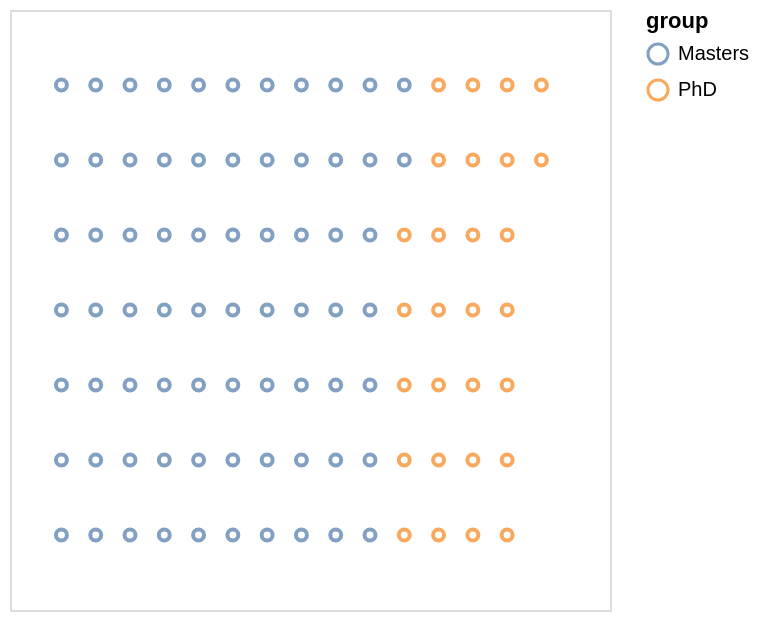

This figure's Vega-Lite source:
### Vega-Lite specification from a JSON file in a GitHub repository (floating-point values rounded to 4 significant figures)
{"$schema": "https://vega.github.io/schema/vega-lite/v5.json", "data": {"values": [{"y": 7, "x": 1, "group": "Masters", "width": 16, "offset": 0, "id": 1, "time": 2}, {"y": 6, "x": 1, "group": "Masters", "width": 16, "offset": 0, "id": 2, "time": 2}, {"y": 5, "x": 1, "group": "Masters", "width": 16, "offset": 0, "id": 3, "time": 2}, {"y": 4, "x": 1, "group": "Masters", "width": 16, "offset": 0, "id": 4, "time": 2}, {"y": 3, "x": 1, "group": "Masters", "width": 16, "offset": 0, "id": 5, "time": 2}, {"y": 2, "x": 1, "group": "Masters", "width": 16, "offset": 0, "id": 6, "time": 2}, {"y": 1, "x": 1, "group": "Masters", "width": 16, "offset": 0, "id": 7, "time": 2}, {"y": 7, "x": 2, "group": "Masters", "width": 16, "offset": 0, "id": 8, "time": 2}, {"y": 6, "x": 2, "group": "Masters", "width": 16, "offset": 0, "id": 9, "time": 2}, {"y": 5, "x": 2, "group": "Masters", "width": 16, "offset": 0, "id": 10, "time": 2}, {"y": 4, "x": 2, "group": "Masters", "width": 16, "offset": 0, "id": 11, "time": 2}, {"y": 3, "x": 2, "group": "Masters", "width": 16, "offset": 0, "id": 12, "time": 2}, {"y": 2, "x": 2, "group": "Masters", "width": 16, "offset": 0, "id": 13, "time": 2}, {"y": 1, "x": 2, "group": "Masters", "width": 16, "offset": 0, "id": 14, "time": 2}, {"y": 7, "x": 3, "group": "Masters", "width": 16, "offset": 0, "id": 15, "time": 2}, {"y": 6, "x": 3, "group": "Masters", "width": 16, "offset": 0, "id": 16, "time": 2}, {"y": 5, "x": 3, "group": "Masters", "width": 16, "offset": 0, "id": 17, "time": 2}, {"y": 4, "x": 3, "group": "Masters", "width": 16, "offset": 0, "id": 18, "time": 2}, {"y": 3, "x": 3, "group": "Masters", "width": 16, "offset": 0, "id": 19, "time": 2}, {"y": 2, "x": 3, "group": "Masters", "width": 16, "offset": 0, "id": 20, "time": 2}, {"y": 1, "x": 3, "group": "Masters", "width": 16, "offset": 0, "id": 21, "time": 2}, {"y": 7, "x": 4, "group": "Masters", "width": 16, "offset": 0, "id": 22, "time": 2}, {"y": 6, "x": 4, "group": "Masters", "width": 16, "offset": 0, "id": 23, "time": 2}, {"y": 5, "x": 4, "group": "Masters", "width": 16, "offset": 0, "id": 24, "time": 2}, {"y": 4, "x": 4, "group": "Masters", "width": 16, "offset": 0, "id": 25, "time": 2}, {"y": 3, "x": 4, "group": "Masters", "width": 16, "offset": 0, "id": 26, "time": 2}, {"y": 2, "x": 4, "group": "Masters", "width": 16, "offset": 0, "id": 27, "time": 2}, {"y": 1, "x": 4, "group": "Masters", "width": 16, "offset": 0, "id": 28, "time": 2}, {"y": 7, "x": 5, "group": "Masters", "width": 16, "offset": 0, "id": 29, "time": 2}, {"y": 6, "x": 5, "group": "Masters", "width": 16, "offset": 0, "id": 30, "time": 2}, {"y": 5, "x": 5, "group": "Masters", "width": 16, "offset": 0, "id": 31, "time": 2}, {"y": 4, "x": 5, "group": "Masters", "width": 16, "offset": 0, "id": 32, "time": 2}, {"y": 3, "x": 5, "group": "Masters", "width": 16, "offset": 0, "id": 33, "time": 2}, {"y": 2, "x": 5, "group": "Masters", "width": 16, "offset": 0, "id": 34, "time": 2}, {"y": 1, "x": 5, "group": "Masters", "width": 16, "offset": 0, "id": 35, "time": 2}, {"y": 7, "x": 6, "group": "Masters", "width": 16, "offset": 0, "id": 36, "time": 2}, {"y": 6, "x": 6, "group": "Masters", "width": 16, "offset": 0, "id": 37, "time": 2}, {"y": 5, "x": 6, "group": "Masters", "width": 16, "offset": 0, "id": 38, "time": 2}, {"y": 4, "x": 6, "group": "Masters", "width": 16, "offset": 0, "id": 39, "time": 2}, {"y": 3, "x": 6, "group": "Masters", "width": 16, "offset": 0, "id": 40, "time": 2}, {"y": 2, "x": 6, "group": "Masters", "width": 16, "offset": 0, "id": 41, "time": 2}, {"y": 1, "x": 6, "group": "Masters", "width": 16, "offset": 0, "id": 42, "time": 2}, {"y": 7, "x": 7, "group": "Masters", "width": 16, "offset": 0, "id": 43, "time": 2}, {"y": 6, "x": 7, "group": "Masters", "width": 16, "offset": 0, "id": 44, "time": 2}, {"y": 5, "x": 7, "group": "Masters", "width": 16, "offset": 0, "id": 45, "time": 2}, {"y": 4, "x": 7, "group": "Masters", "width": 16, "offset": 0, "id": 46, "time": 2}, {"y": 3, "x": 7, "group": "Masters", "width": 16, "offset": 0, "id": 47, "time": 2}, {"y": 2, "x": 7, "group": "Masters", "width": 16, "offset": 0, "id": 48, "time": 2}, {"y": 1, "x": 7, "group": "Masters", "width": 16, "offset": 0, "id": 49, "time": 2}, {"y": 7, "x": 8, "group": "Masters", "width": 16, "offset": 0, "id": 50, "time": 2}, {"y": 6, "x": 8, "group": "Masters", "width": 16, "offset": 0, "id": 51, "time": 2}, {"y": 5, "x": 8, "group": "Masters", "width": 16, "offset": 0, "id": 52, "time": 2}, {"y": 4, "x": 8, "group": "Masters", "width": 16, "offset": 0, "id": 53, "time": 2}, {"y": 3, "x": 8, "group": "Masters", "width": 16, "offset": 0, "id": 54, "time": 2}, {"y": 2, "x": 8, "group": "Masters", "width": 16, "offset": 0, "id": 55, "time": 2}, {"y": 1, "x": 8, "group": "Masters", "width": 16, "offset": 0, "id": 56, "time": 2}, {"y": 7, "x": 9, "group": "Masters", "width": 16, "offset": 0, "id": 57, "time": 2}, {"y": 6, "x": 9, "group": "Masters", "width": 16, "offset": 0, "id": 58, "time": 2}, {"y": 5, "x": 9, "group": "Masters", "width": 16, "offset": 0, "id": 59, "time": 2}, {"y": 4, "x": 9, "group": "Masters", "width": 16, "offset": 0, "id": 60, "time": 2}, {"y": 3, "x": 9, "group": "Masters", "width": 16, "offset": 0, "id": 61, "time": 2}, {"y": 2, "x": 9, "group": "Masters", "width": 16, "offset": 0, "id": 62, "time": 2}, {"y": 1, "x": 9, "group": "Masters", "width": 16, "offset": 0, "id": 63, "time": 2}, {"y": 7, "x": 10, "group": "Masters", "width": 16, "offset": 0, "id": 64, "time": 2}, {"y": 6, "x": 10, "group": "Masters", "width": 16, "offset": 0, "id": 65, "time": 2}, {"y": 5, "x": 10, "group": "Masters", "width": 16, "offset": 0, "id": 66, "time": 2}, {"y": 4, "x": 10, "group": "Masters", "width": 16, "offset": 0, "id": 67, "time": 2}, {"y": 3, "x": 10, "group": "Masters", "width": 16, "offset": 0, "id": 68, "time": 2}, {"y": 2, "x": 10, "group": "Masters", "width": 16, "offset": 0, "id": 69, "time": 2}, {"y": 1, "x": 10, "group": "Masters", "width": 16, "offset": 0, "id": 70, "time": 2}, {"y": 7, "x": 11, "group": "Masters", "width": 16, "offset": 0, "id": 71, "time": 2}, {"y": 6, "x": 11, "group": "Masters", "width": 16, "offset": 0, "id": 72, "time": 2}, {"y": 5, "x": 11, "group": "PhD", "width": 16, "offset": 0, "id": 73, "time": 2}, {"y": 4, "x": 11, "group": "PhD", "width": 16, "offset": 0, "id": 74, "time": 2}, {"y": 3, "x": 11, "group": "PhD", "width": 16, "offset": 0, "id": 75, "time": 2}, {"y": 2, "x": 11, "group": "PhD", "width": 16, "offset": 0, "id": 76, "time": 2}, {"y": 1, "x": 11, "group": "PhD", "width": 16, "offset": 0, "id": 77, "time": 2}, {"y": 7, "x": 12, "group": "PhD", "width": 16, "offset": 0, "id": 78, "time": 2}, {"y": 6, "x": 12, "group": "PhD", "width": 16, "offset": 0, "id": 79, "time": 2}, {"y": 5, "x": 12, "group": "PhD", "width": 16, "offset": 0, "id": 80, "time": 2}, {"y": 4, "x": 12, "group": "PhD", "width": 16, "offset": 0, "id": 81, "time": 2}, {"y": 3, "x": 12, "group": "PhD", "width": 16, "offset": 0, "id": 82, "time": 2}, {"y": 2, "x": 12, "group": "PhD", "width": 16, "offset": 0, "id": 83, "time": 2}, {"y": 1, "x": 12, "group": "PhD", "width": 16, "offset": 0, "id": 84, "time": 2}, {"y": 7, "x": 13, "group": "PhD", "width": 16, "offset": 0, "id": 85, "time": 2}, {"y": 6, "x": 13, "group": "PhD", "width": 16, "offset": 0, "id": 86, "time": 2}, {"y": 5, "x": 13, "group": "PhD", "width": 16, "offset": 0, "id": 87, "time": 2}, {"y": 4, "x": 13, "group": "PhD", "width": 16, "offset": 0, "id": 88, "time": 2}, {"y": 3, "x": 13, "group": "PhD", "width": 16, "offset": 0, "id": 89, "time": 2}, {"y": 2, "x": 13, "group": "PhD", "width": 16, "offset": 0, "id": 90, "time": 2}, {"y": 1, "x": 13, "group": "PhD", "width": 16, "offset": 0, "id": 91, "time": 2}, {"y": 7, "x": 14, "group": "PhD", "width": 16, "offset": 0, "id": 92, "time": 2}, {"y": 6, "x": 14, "group": "PhD", "width": 16, "offset": 0, "id": 93, "time": 2}, {"y": 5, "x": 14, "group": "PhD", "width": 16, "offset": 0, "id": 94, "time": 2}, {"y": 4, "x": 14, "group": "PhD", "width": 16, "offset": 0, "id": 95, "time": 2}, {"y": 3, "x": 14, "group": "PhD", "width": 16, "offset": 0, "id": 96, "time": 2}, {"y": 2, "x": 14, "group": "PhD", "width": 16, "offset": 0, "id": 97, "time": 2}, {"y": 1, "x": 14, "group": "PhD", "width": 16, "offset": 0, "id": 98, "time": 2}, {"y": 7, "x": 15, "group": "PhD", "width": 16, "offset": 0, "id": 99, "time": 2}, {"y": 6, "x": 15, "group": "PhD", "width": 16, "offset": 0, "id": 100, "time": 2}]}, "mark": "point", "width": "container", "height": "container", "encoding": {"x": {"field": "x", "scale": {"type": "linear", "domain": [-0.5, 17]}, "axis": null}, "y": {"field": "y", "scale": {"type": "linear", "domain": [0, 8]}, "axis": null}, "color": {"field": "group", "type": "nominal"}}}
